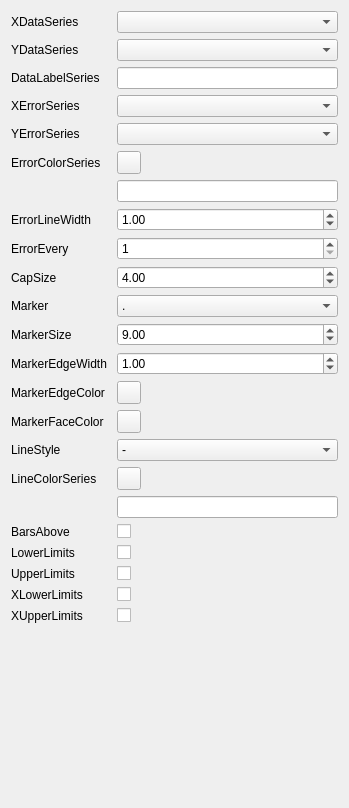
<?xml version="1.0" encoding="UTF-8"?>
<ui version="4.0">
 <class>Form</class>
 <widget class="QWidget" name="Form">
  <property name="geometry">
   <rect>
    <x>0</x>
    <y>0</y>
    <width>349</width>
    <height>808</height>
   </rect>
  </property>
  <property name="windowTitle">
   <string>Form</string>
  </property>
  <layout class="QVBoxLayout" name="verticalLayout">
   <item>
    <layout class="QFormLayout" name="formLayout">
     <item row="0" column="0">
      <widget class="QLabel" name="label_38">
       <property name="text">
        <string>XDataSeries</string>
       </property>
      </widget>
     </item>
     <item row="0" column="1">
      <widget class="QComboBox" name="x_series_combo"/>
     </item>
     <item row="1" column="0">
      <widget class="QLabel" name="y_series_label">
       <property name="minimumSize">
        <size>
         <width>100</width>
         <height>0</height>
        </size>
       </property>
       <property name="text">
        <string>YDataSeries</string>
       </property>
      </widget>
     </item>
     <item row="1" column="1">
      <widget class="QComboBox" name="y_series_combo">
       <property name="maximumSize">
        <size>
         <width>16777215</width>
         <height>16777215</height>
        </size>
       </property>
      </widget>
     </item>
     <item row="2" column="0">
      <widget class="QLabel" name="label_24">
       <property name="text">
        <string>DataLabelSeries</string>
       </property>
      </widget>
     </item>
     <item row="2" column="1">
      <widget class="QLineEdit" name="data_label_line">
       <property name="maximumSize">
        <size>
         <width>16777215</width>
         <height>16777215</height>
        </size>
       </property>
      </widget>
     </item>
     <item row="3" column="0">
      <widget class="QLabel" name="label_3">
       <property name="text">
        <string>XErrorSeries</string>
       </property>
      </widget>
     </item>
     <item row="3" column="1">
      <widget class="QComboBox" name="x_err_series_combo"/>
     </item>
     <item row="4" column="0">
      <widget class="QLabel" name="label_25">
       <property name="text">
        <string>YErrorSeries</string>
       </property>
      </widget>
     </item>
     <item row="4" column="1">
      <widget class="QComboBox" name="y_err_series_combo"/>
     </item>
     <item row="5" column="0">
      <widget class="QLabel" name="label_33">
       <property name="text">
        <string>ErrorColorSeries</string>
       </property>
      </widget>
     </item>
     <item row="5" column="1">
      <widget class="QToolButton" name="color_series_btn">
       <property name="text">
        <string/>
       </property>
      </widget>
     </item>
     <item row="6" column="1">
      <widget class="QLineEdit" name="color_series_line"/>
     </item>
     <item row="23" column="1">
      <spacer name="verticalSpacer">
       <property name="orientation">
        <enum>Qt::Orientation::Vertical</enum>
       </property>
       <property name="sizeHint" stdset="0">
        <size>
         <width>20</width>
         <height>40</height>
        </size>
       </property>
      </spacer>
     </item>
     <item row="7" column="1">
      <widget class="QDoubleSpinBox" name="err_line_width_spin">
       <property name="minimum">
        <double>0.010000000000000</double>
       </property>
       <property name="singleStep">
        <double>0.100000000000000</double>
       </property>
       <property name="value">
        <double>1.000000000000000</double>
       </property>
      </widget>
     </item>
     <item row="7" column="0">
      <widget class="QLabel" name="label_4">
       <property name="text">
        <string>ErrorLineWidth</string>
       </property>
      </widget>
     </item>
     <item row="8" column="1">
      <widget class="QSpinBox" name="err_every_spin">
       <property name="minimum">
        <number>1</number>
       </property>
       <property name="maximum">
        <number>10000</number>
       </property>
       <property name="value">
        <number>1</number>
       </property>
      </widget>
     </item>
     <item row="8" column="0">
      <widget class="QLabel" name="label_16">
       <property name="text">
        <string>ErrorEvery</string>
       </property>
      </widget>
     </item>
     <item row="9" column="1">
      <widget class="QDoubleSpinBox" name="cap_size_spin">
       <property name="minimum">
        <double>0.010000000000000</double>
       </property>
       <property name="singleStep">
        <double>0.100000000000000</double>
       </property>
       <property name="value">
        <double>4.000000000000000</double>
       </property>
      </widget>
     </item>
     <item row="9" column="0">
      <widget class="QLabel" name="label_5">
       <property name="text">
        <string>CapSize</string>
       </property>
      </widget>
     </item>
     <item row="10" column="1">
      <widget class="QComboBox" name="marker_combo">
       <item>
        <property name="text">
         <string>.</string>
        </property>
       </item>
       <item>
        <property name="text">
         <string>v</string>
        </property>
       </item>
       <item>
        <property name="text">
         <string>o</string>
        </property>
       </item>
       <item>
        <property name="text">
         <string>^</string>
        </property>
       </item>
       <item>
        <property name="text">
         <string>&lt;</string>
        </property>
       </item>
       <item>
        <property name="text">
         <string>&gt;</string>
        </property>
       </item>
       <item>
        <property name="text">
         <string>1</string>
        </property>
       </item>
       <item>
        <property name="text">
         <string>2</string>
        </property>
       </item>
       <item>
        <property name="text">
         <string>3</string>
        </property>
       </item>
       <item>
        <property name="text">
         <string>4</string>
        </property>
       </item>
       <item>
        <property name="text">
         <string>8</string>
        </property>
       </item>
       <item>
        <property name="text">
         <string>s</string>
        </property>
       </item>
       <item>
        <property name="text">
         <string>p</string>
        </property>
       </item>
       <item>
        <property name="text">
         <string>P</string>
        </property>
       </item>
       <item>
        <property name="text">
         <string>*</string>
        </property>
       </item>
       <item>
        <property name="text">
         <string>h</string>
        </property>
       </item>
       <item>
        <property name="text">
         <string>H</string>
        </property>
       </item>
       <item>
        <property name="text">
         <string>+</string>
        </property>
       </item>
       <item>
        <property name="text">
         <string>x</string>
        </property>
       </item>
       <item>
        <property name="text">
         <string>X</string>
        </property>
       </item>
       <item>
        <property name="text">
         <string>D</string>
        </property>
       </item>
       <item>
        <property name="text">
         <string>d</string>
        </property>
       </item>
       <item>
        <property name="text">
         <string>|</string>
        </property>
       </item>
       <item>
        <property name="text">
         <string>_</string>
        </property>
       </item>
       <item>
        <property name="text">
         <string>none</string>
        </property>
       </item>
      </widget>
     </item>
     <item row="10" column="0">
      <widget class="QLabel" name="label">
       <property name="text">
        <string>Marker</string>
       </property>
      </widget>
     </item>
     <item row="11" column="1">
      <widget class="QDoubleSpinBox" name="marker_size_spin">
       <property name="singleStep">
        <double>0.100000000000000</double>
       </property>
       <property name="value">
        <double>9.000000000000000</double>
       </property>
      </widget>
     </item>
     <item row="11" column="0">
      <widget class="QLabel" name="label_43">
       <property name="text">
        <string>MarkerSize</string>
       </property>
      </widget>
     </item>
     <item row="12" column="1">
      <widget class="QDoubleSpinBox" name="marker_edge_width_spin">
       <property name="singleStep">
        <double>0.100000000000000</double>
       </property>
       <property name="value">
        <double>1.000000000000000</double>
       </property>
      </widget>
     </item>
     <item row="12" column="0">
      <widget class="QLabel" name="label_8">
       <property name="text">
        <string>MarkerEdgeWidth</string>
       </property>
      </widget>
     </item>
     <item row="13" column="1">
      <widget class="QToolButton" name="marker_edge_color_btn">
       <property name="text">
        <string/>
       </property>
      </widget>
     </item>
     <item row="13" column="0">
      <widget class="QLabel" name="label_9">
       <property name="text">
        <string>MarkerEdgeColor</string>
       </property>
      </widget>
     </item>
     <item row="14" column="1">
      <widget class="QToolButton" name="marker_face_color_btn">
       <property name="text">
        <string/>
       </property>
      </widget>
     </item>
     <item row="14" column="0">
      <widget class="QLabel" name="label_10">
       <property name="text">
        <string>MarkerFaceColor</string>
       </property>
      </widget>
     </item>
     <item row="15" column="1">
      <widget class="QComboBox" name="linestyle_combo">
       <item>
        <property name="text">
         <string>-</string>
        </property>
       </item>
       <item>
        <property name="text">
         <string>--</string>
        </property>
       </item>
       <item>
        <property name="text">
         <string>-.</string>
        </property>
       </item>
       <item>
        <property name="text">
         <string>:</string>
        </property>
       </item>
      </widget>
     </item>
     <item row="15" column="0">
      <widget class="QLabel" name="label_7">
       <property name="text">
        <string>LineStyle</string>
       </property>
      </widget>
     </item>
     <item row="16" column="1">
      <widget class="QToolButton" name="line_color_btn">
       <property name="text">
        <string/>
       </property>
      </widget>
     </item>
     <item row="16" column="0">
      <widget class="QLabel" name="label_44">
       <property name="text">
        <string>LineColorSeries</string>
       </property>
      </widget>
     </item>
     <item row="17" column="1">
      <widget class="QLineEdit" name="line_color_line"/>
     </item>
     <item row="18" column="1">
      <widget class="QCheckBox" name="bars_above_check">
       <property name="text">
        <string/>
       </property>
      </widget>
     </item>
     <item row="18" column="0">
      <widget class="QLabel" name="label_11">
       <property name="text">
        <string>BarsAbove</string>
       </property>
      </widget>
     </item>
     <item row="19" column="1">
      <widget class="QCheckBox" name="lower_limits_check">
       <property name="text">
        <string/>
       </property>
      </widget>
     </item>
     <item row="19" column="0">
      <widget class="QLabel" name="label_12">
       <property name="text">
        <string>LowerLimits</string>
       </property>
      </widget>
     </item>
     <item row="20" column="1">
      <widget class="QCheckBox" name="upper_limits_check">
       <property name="text">
        <string/>
       </property>
      </widget>
     </item>
     <item row="20" column="0">
      <widget class="QLabel" name="label_13">
       <property name="text">
        <string>UpperLimits</string>
       </property>
      </widget>
     </item>
     <item row="21" column="1">
      <widget class="QCheckBox" name="xlower_limits_check">
       <property name="text">
        <string/>
       </property>
      </widget>
     </item>
     <item row="21" column="0">
      <widget class="QLabel" name="label_14">
       <property name="text">
        <string>XLowerLimits</string>
       </property>
      </widget>
     </item>
     <item row="22" column="1">
      <widget class="QCheckBox" name="xupper_limits_check">
       <property name="text">
        <string/>
       </property>
      </widget>
     </item>
     <item row="22" column="0">
      <widget class="QLabel" name="label_15">
       <property name="text">
        <string>XUpperLimits</string>
       </property>
      </widget>
     </item>
    </layout>
   </item>
  </layout>
 </widget>
 <resources/>
 <connections/>
</ui>
